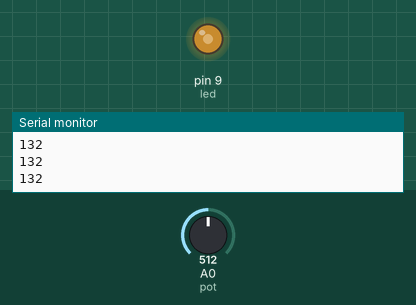
This sketch was run on a simulated Arduino Uno, built with avr-gcc and run on an emulated ATmega328P. On the bench: output pins drawn as LEDs (lit = HIGH), the last lines printed to the serial monitor. Inputs (shaded band) come from the test bench; at power-on: A0 (pot) = 512.

Above: at 1.2 s.
1.3 s: A0 (pot) set to 306
At 2.5 s:
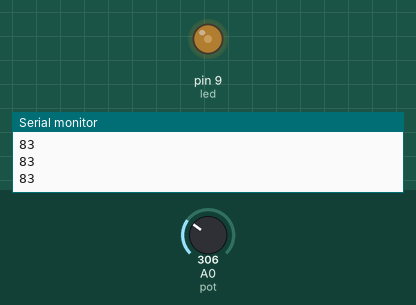
2.8 s: A0 (pot) set to 122
At 3.7 s:
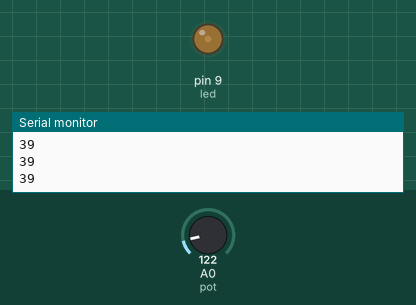
4.3 s: A0 (pot) set to 900
At 4.9 s:
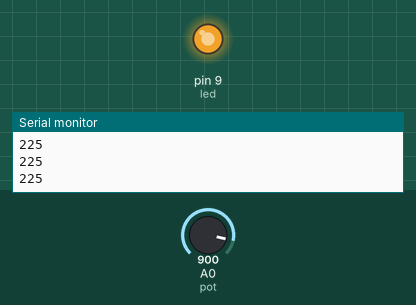
5.8 s: A0 (pot) set to 511
At 6.1 s:
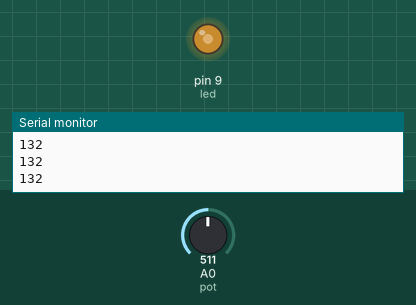
Timing chart, 0 to 8.3 s (numbered marks = the images above; inputs shaded):
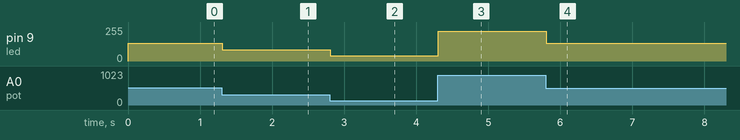

Measured:
- after the input at 1.3 s, pin 9 (led): 132/255 → 83/255 at once
- after the input at 2.8 s, pin 9 (led): 83/255 → 39/255 at once
- after the input at 4.3 s, pin 9 (led): 39/255 → 225/255 at once
- after the input at 5.8 s, pin 9 (led): 225/255 → 132/255 at once

The sketch:

asdfg.ino
```cpp
int x;
#define pot A0
#define led 9
void setup() {
Serial.begin(9600);
}
void loop() {
x=analogRead(pot);
x=map(x,0,1023,10,255);
Serial.println(x);
analogWrite(led,x);


}
```
